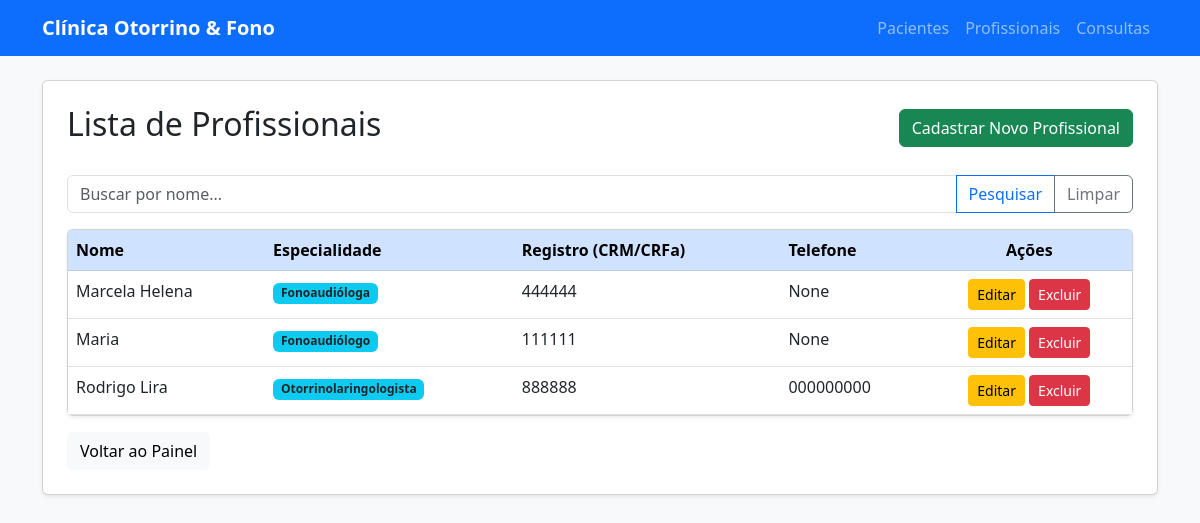
The app's page /logica/profissionais/ with its own data.
### logica/models.py (models this page shows, shortened)
class Profissional (models.Model):
    ESPECIALIDADE_CHOICES = [
        ('Otorrinolaringologista', 'Otorrinolaringologista'),
        ('Fonoaudiólogo', 'Fonoaudiólogo'),
    ]
    nome = models.CharField(max_length=100)
    especialidade = models.CharField(max_length=100,
        choices=ESPECIALIDADE_CHOICES,
        default='Fonoaudiólogo'
    )
    registro = models.CharField(max_length=20)
    telefone = models.CharField(max_length=15, null=True, blank=True)

### logica/views.py (the view)
# urls.py: path('profissionais/', views.profissional_list, name='profissional_list'),
def profissional_list(request):
    termo_busca = request.GET.get('busca')
    if termo_busca:
        profissionais = Profissional.objects.filter(nome__icontains=termo_busca)
    else:
        profissionais = Profissional.objects.all()
    return render(request, 'logica/profissional_list.html', {'profissionais': profissionais})

### logica/templates/logica/profissional_list.html (shortened to what this page needs)
{% extends 'logica/base.html' %}
{% block content %}
<div class="d-flex justify-content-between align-items-center mb-4">
    <h2>Lista de Profissionais</h2>
    <a href="{% url 'criar_profissional' %}" class="btn btn-success">
        Cadastrar Novo Profissional
    </a>
</div>
<form method="GET" class="mb-3">
    <div class="input-group">
        <input type="text" name="busca" class="form-control" placeholder="Buscar por nome..." value="{{ request.GET.busca }}">
        <button class="btn btn-outline-primary" type="submit">Pesquisar</button>
        <a href="?" class="btn btn-outline-secondary">Limpar</a>
    </div>
</form>
<div class="card shadow-sm">
    <div class="card-body p-0">
        <table class="table table-hover mb-0">
            <thead class="table-primary">
                <tr>
                    <th>Nome</th>
                    <th>Especialidade</th>
                    <th>Registro (CRM/CRFa)</th>
                    <th>Telefone</th>
                    <th class="text-center">Ações</th>
                </tr>
            </thead>
            <tbody>
                {% for profissional in profissionais %}
                <tr>
                    <td>{{ profissional.nome }}</td>
                    <td>
                        <span class="badge bg-info text-dark">
                            {{ profissional.especialidade }}
                        </span>
                    </td>
                    <td>{{ profissional.registro }}</td>
                    <td>{{ profissional.telefone }}</td>
                    <td class="text-center">
                        <a href="#" class="btn btn-sm btn-warning">Editar</a>
                        <form action="{% url 'deletar_profissional' profissional.id %}"
                                method="POST"
                                style="display:inline;">
                                <button type="submit" class="btn btn-sm btn-danger">
                                    Excluir
                                </button>
                            </form>
                    </td>
                </tr>
                {% empty %}
                <tr>
                    <td colspan="5" class="text-center text-muted py-4">
                        Nenhum profissional cadastrado no sistema.
                    </td>
                </tr>
                {% endfor %}
            </tbody>
        </table>
    </div>
</div>
<div class="mt-3">
    <a href="{% url 'home' %}" class="btn btn-light">Voltar ao Painel</a>
</div>
{% endblock %}

### records on screen
Profissional: nome "Marcela Helena", especialidade "Fonoaudióloga", registro "444444", telefone "None"
Profissional: nome "Maria", especialidade "Fonoaudiólogo", registro "111111", telefone "None"
Profissional: nome "Rodrigo Lira", especialidade "Otorrinolaringologista", registro "888888", telefone "000000000"
